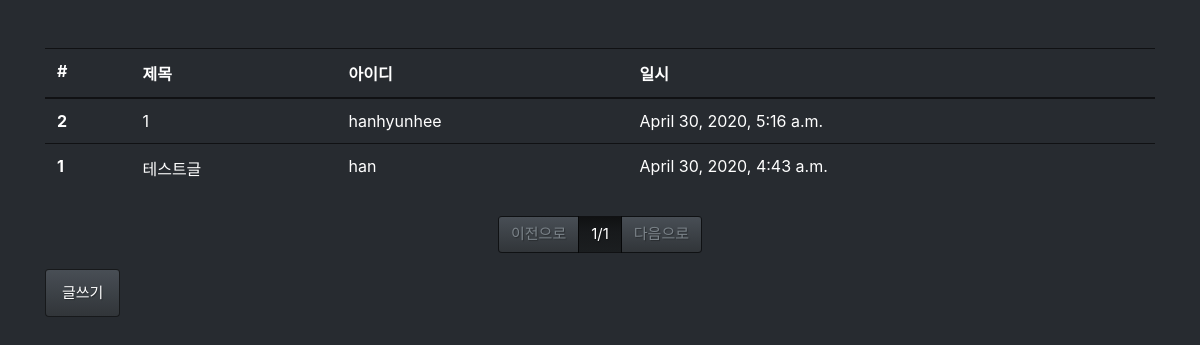
Before: /board/list/ with the older database file.
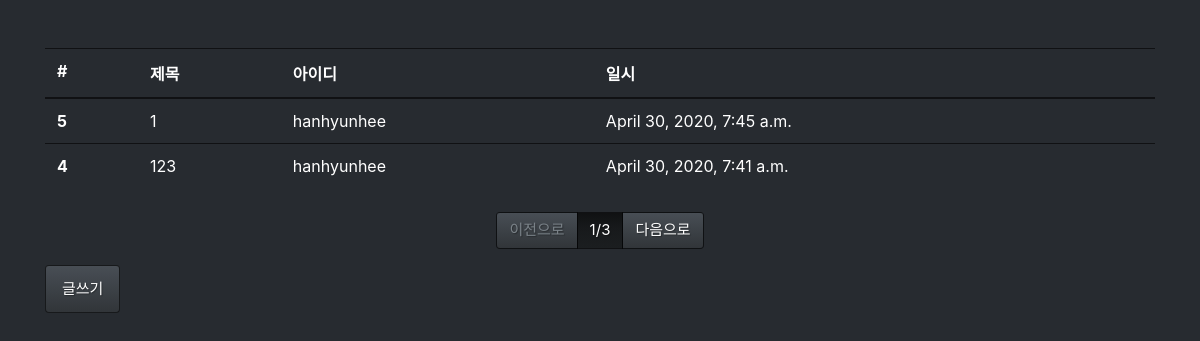
After: the same page with the newer database file.
### board/models.py (models this page shows, shortened)
class Board(models.Model):
    title = models.CharField(max_length=128,
                                verbose_name='제목')
    contents= models.TextField(
                                verbose_name='내용')
    writer = models.ForeignKey('user.user',on_delete=models.CASCADE,
                                verbose_name='작성자')
    tags=models.ManyToManyField('tag.Tag',verbose_name='태그')
    registered_dttm=models.DateTimeField(auto_now_add=True,
                                        verbose_name='등록시간')
    class Meta:
        db_table = 'user_board'
        verbose_name='사용자 게시글'
        verbose_name_plural = '사용자 게시글'

### user/models.py (models this page shows)
class user(models.Model):
    username = models.CharField(max_length=64,
                                verbose_name='사용자명')
    email= models.EmailField(max_length=128,
                                verbose_name='사용자이메일')
    password = models.CharField(max_length=64,
                                verbose_name='비밀번호')
    registered_dttm=models.DateTimeField(auto_now_add=True,
                                        verbose_name='등록시간')
    def __str__(self):
        return self.username
    class Meta:
        db_table = 'user'
        verbose_name='사용자'
        verbose_name_plural = '사용자'

### board/views.py (the view)
# urls.py: path('list/',views.board_list),
def board_list(requset):
    all_boards=Board.objects.all().order_by('-id')
    page=int(requset.GET.get('p',1))
    paginator=Paginator(all_boards,2)
    boards=paginator.get_page(page)
    return render(requset,'board_list.html',{'boards':boards})

### board/templates/board_list.html (shortened to what this page needs)
{% extends 'base.html'%}
{% block contents %}
<div class='row mt-5'>
    <div class='col-12'>
        <table class="table talbe-light">
            <thread class="thread-light">
                <tr>
                    <th>#</th>
                    <th>제목</th>
                    <th>아이디</th>
                    <th>일시</th>
                </tr>
            </thread>
            <tbody class='text-wight'>
                {% for board in boards %}
                <tr onclick="location.href='/board/detail/{{ board.id}}/'">
                    <th>{{board.id}}</th>
                    <td>{{board.title}}</td>
                    <td>{{board.writer}}</td>
                    <td>{{board.registered_dttm}}</td>
                </tr>
                {% endfor %}
            </tbody>
        </table>
    </div>
</div>
<div class='row mt-2'>
    <div class='col-12'>
        <nav>
            <ul class='pagination justify-content-center'>
                {% if boards.has_previous%}
                <li class='page-item'>
                    <a class='page-link' href='?p={{boards.previous_page_number}}'>이전으로</a>
                </li>
                {% else %}
                <li class='page-item disabled'>
                    <a class='page-link' href='#'>이전으로</a>
                </li>
                {% endif %}
                <li class='page-item active'>
                    <a class='page-link' href='#'>{{boards.number}}/{{boards.paginator.num_pages}}</a>
                </li>
                {% if boards.has_next%}
                <li class='page-item'>
                    <a class='page-link' href='?p={{boards.next_page_number}}'>다음으로</a>
                </li>
                {% else %}
                <li class='page-item disabled'>
                    <a class='page-link' href='#'>다음으로</a>
                </li>
                {% endif %}
            </ul>
        </nav>
    </div>
</div>
<div class='row'>
    <div class='col-12'>
        <button class='btn btn-primary' onclick="location.href='/board/write/'">글쓰기</button>
    </div>
</div>
{% endblock %}

Changed rows visible on the page:
no longer on this page (row unchanged): Board: id "2", title "1", writer "hanhyunhee", registered_dttm "April 30, 2020, 5:16 a.m."
no longer on this page (row unchanged): Board: id "1", title "테스트글", writer "han", registered_dttm "April 30, 2020, 4:43 a.m."
added Board: id "5", title "1", writer "hanhyunhee", registered_dttm "April 30, 2020, 7:45 a.m."
added Board: id "4", title "123", writer "hanhyunhee", registered_dttm "April 30, 2020, 7:41 a.m."
Other visible differences:
{{ boards.paginator.num_pages }}: "1" → "3"
